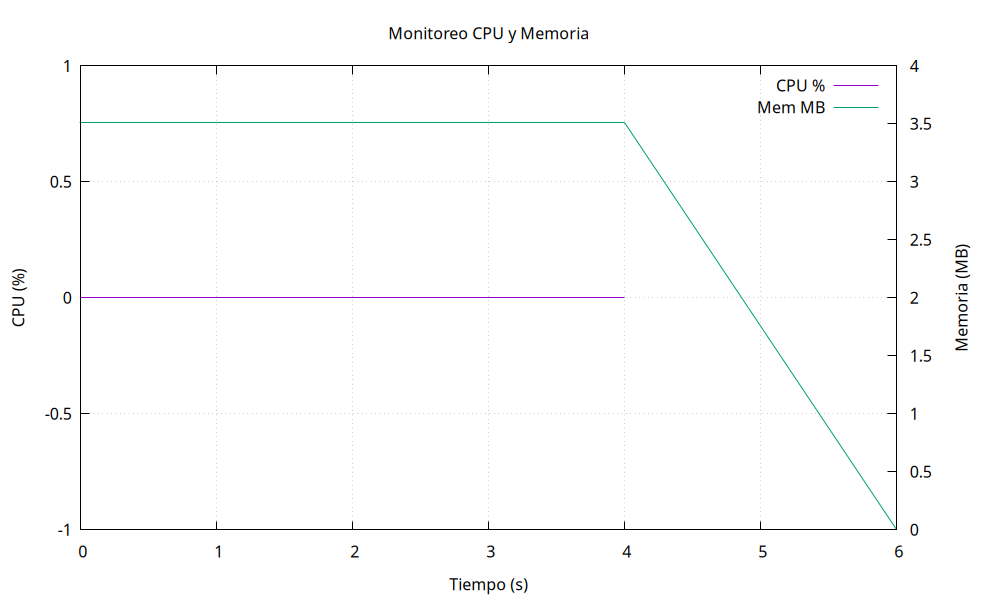

gnuplot code for this plot:
set datafile separator ','
set term pngcairo size 1000,600
set output 'graf.png'
set title 'Monitoreo CPU y Memoria'
set xlabel 'Tiempo (s)'
set ylabel 'CPU (%)'
set y2label 'Memoria (MB)'
set y2tics
set grid
plot 'log.csv' using 1:2 with lines title 'CPU %', \
     'log.csv' using 1:3 axes x1y2 with lines title 'Mem MB'
